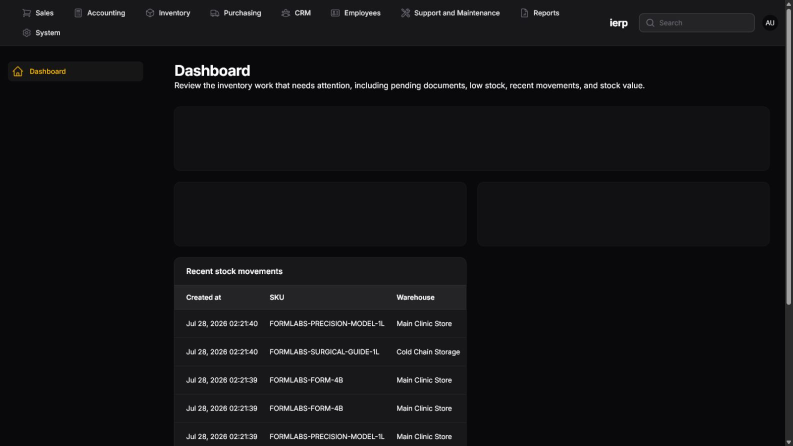
#> input picture artifacts/inventory-employee-crud-video/screenshots/00-dashboard.png, 1585 x 892 px (shown at 1/2 size); the run also reads 1 picture not shown here
$ python render_video.py
#> lines starting #> are read from the running program, lines starting #| are printed output that depends on the picture; after the words box and inside, x2 and y2 are one past the last pixel; in counts of white or black regions, pixels touching at a corner belong together
from __future__ import annotations

import subprocess
from dataclasses import dataclass
from pathlib import Path

from PIL import Image, ImageDraw, ImageFilter, ImageFont


ROOT = Path(__file__).resolve().parent
SCREENSHOTS = ROOT / "screenshots"
FRAMES = ROOT / "frames"
SEGMENTS = ROOT / "segments"
OUTPUT = ROOT / "ierp-real-employee-warehouse-crud.mp4"

WIDTH = 1920
HEIGHT = 1080
FPS = 24

BACKGROUND = "#07090d"
PANEL = "#11151d"
PANEL_BORDER = "#2b3340"
TEXT = "#f8fafc"
MUTED = "#abb3c0"
ACCENT = "#f59e0b"
ACCENT_DARK = "#4a3105"
CREATE = "#22c55e"
UPDATE = "#3b82f6"
DELETE = "#ef4444"
VERIFY = "#a855f7"

FONT_REGULAR = Path(r"C:\Windows\Fonts\segoeui.ttf")
FONT_SEMIBOLD = Path(r"C:\Windows\Fonts\seguisb.ttf")
FONT_BOLD = Path(r"C:\Windows\Fonts\segoeuib.ttf")


@dataclass(frozen=True)
class Scene:
    step: str
    action: str
    title: str
    description: str
    screenshot: str
    page: str
    duration: float = 7.0
    crop_y: float = 0.0


SCENES = (
    Scene(
        step="00",
        action="SCENARIO",
        title="Manage a warehouse record",
        description=(
            "A real employee workflow in IERP: inspect the current data, create a "
            "new warehouse, verify it, update it, then safely delete the unused "
            "demo record."
        ),
        screenshot="00-dashboard.png",
        page="Live admin dashboard",
        duration=7.0,
    ),
    Scene(
        step="01",
        action="INSPECT",
        title="Start from the Dashboard",
        description=(
            "The employee begins at the control center, opens Inventory, and "
            "moves to the warehouse configuration area."
        ),
        screenshot="00-dashboard.png",
        page="Dashboard → Inventory",
    ),
    Scene(
        step="02",
        action="INSPECT",
        title="Review existing warehouses",
        description=(
            "Check the current warehouse list before adding anything. This helps "
            "avoid duplicate codes and confirms the employee has permission to "
            "create a warehouse."
        ),
        screenshot="01-warehouses-before.png",
        page="Inventory → Configurations → Warehouses",
    ),
    Scene(
        step="03",
        action="CREATE",
        title="Open New warehouse",
        description=(
            "The employee starts a new record. Name and Code identify the "
            "warehouse; Address and active status support daily receiving and "
            "transfer work."
        ),
        screenshot="02-create-blank.png",
        page="Warehouses → New warehouse",
    ),
    Scene(
        step="04",
        action="CREATE",
        title="Enter the operational details",
        description=(
            "Use a unique code, a clear purpose-based name, and the physical "
            "address. The record stays active so it can be selected in future "
            "inventory operations."
        ),
        screenshot="03-create-filled.png",
        page="Create Warehouse form",
        duration=8.0,
    ),
    Scene(
        step="05",
        action="VERIFY",
        title="Create and verify the record",
        description=(
            "After saving, review the generated warehouse page. Confirm the code, "
            "name, address, active status, and that no stock or locations were "
            "attached accidentally."
        ),
        screenshot="04-created-view.png",
        page="View Warehouse",
        duration=8.0,
    ),
    Scene(
        step="06",
        action="UPDATE",
        title="Open the Edit form",
        description=(
            "When the operational purpose changes, use Edit instead of creating "
            "a duplicate warehouse. Existing identifiers remain visible for "
            "comparison."
        ),
        screenshot="05-edit-before.png",
        page="Warehouse → Edit",
    ),
    Scene(
        step="07",
        action="UPDATE",
        title="Correct the name and address",
        description=(
            "The employee changes the warehouse purpose from Receiving to "
            "Distribution and corrects the location from Gate 2 to Gate 3."
        ),
        screenshot="06-edit-filled.png",
        page="Edit Warehouse form",
        duration=8.0,
    ),
    Scene(
        step="08",
        action="VERIFY",
        title="Save the update",
        description=(
            "Save changes and wait for the confirmation notification. The new "
            "values are now used by future inventory activity."
        ),
        screenshot="07-updated-edit.png",
        page="Saved warehouse update",
    ),
    Scene(
        step="09",
        action="VERIFY",
        title="Review the persisted values",
        description=(
            "Open the View page again. Confirm the updated name and Gate 3 "
            "address before leaving the record."
        ),
        screenshot="08-updated-view.png",
        page="View updated warehouse",
    ),
    Scene(
        step="10",
        action="DELETE",
        title="Delete only when it is safe",
        description=(
            "The demo warehouse has no locations or stock rows, so deletion is "
            "safe. The employee checks the exact record and confirms the warning "
            "dialog."
        ),
        screenshot="09-delete-confirmation.png",
        page="Delete Warehouse confirmation",
        duration=9.0,
    ),
    Scene(
        step="11",
        action="VERIFY",
        title="Confirm cleanup",
        description=(
            "The active list returns to the original three warehouses. The tagged "
            "demo record is soft-deleted, so it is removed from operations while "
            "remaining recoverable if needed."
        ),
        screenshot="10-after-delete.png",
        page="Warehouses list after deletion",
        duration=8.0,
    ),
    Scene(
        step="✓",
        action="SUMMARY",
        title="The employee control pattern",
        description=(
            "Inspect existing data → Create the record → Verify saved details → "
            "Update when operations change → Verify again → Delete only an unused "
            "record → Confirm its removal from the active list."
        ),
        screenshot="01-warehouses-before.png",
        page="Safe create, update, and delete workflow",
        duration=10.0,
    ),
)


def font(path: Path, size: int) -> ImageFont.FreeTypeFont:
    return ImageFont.truetype(str(path), size)


def action_color(action: str) -> str:
    return {
        "CREATE": CREATE,
        "UPDATE": UPDATE,
        "DELETE": DELETE,
        "VERIFY": VERIFY,
    }.get(action, ACCENT)


def crop_to_ratio(image: Image.Image, ratio: float, y_fraction: float) -> Image.Image:
    source_ratio = image.width / image.height

    if source_ratio > ratio:
        crop_width = int(image.height * ratio)
        left = (image.width - crop_width) // 2
        return image.crop((left, 0, left + crop_width, image.height))

    crop_height = min(image.height, int(image.width / ratio))
    top_limit = max(0, image.height - crop_height)
    top = int(top_limit * min(max(y_fraction, 0.0), 1.0))

    return image.crop((0, top, image.width, top + crop_height))


def draw_wrapped(
    draw: ImageDraw.ImageDraw,
    value: str,
    xy: tuple[int, int],
    selected_font: ImageFont.FreeTypeFont,
    fill: str,
    max_width: int,
    line_spacing: int,
) -> int:
    words = value.split()
    lines: list[str] = []
    current = ""

    for word in words:
        candidate = f"{current} {word}".strip()
        width = draw.textbbox((0, 0), candidate, font=selected_font)[2]

        if current and width > max_width:
            lines.append(current)
            current = word
        else:
            current = candidate

    if current:
        lines.append(current)

    y = xy[1]

    for line in lines:
        draw.text((xy[0], y), line, font=selected_font, fill=fill)
        box = draw.textbbox((xy[0], y), line, font=selected_font)
        y += box[3] - box[1] + line_spacing

    return y


def rounded_mask(size: tuple[int, int], radius: int) -> Image.Image:
    mask = Image.new("L", size, 0)
    ImageDraw.Draw(mask).rounded_rectangle((0, 0, size[0], size[1]), radius=radius, fill=255)

    return mask


def paste_browser_card(canvas: Image.Image, scene: Scene) -> None:
    x1, y1, x2, y2 = (650, 130, 1848, 970)
    width = x2 - x1
    height = y2 - y1
    header_height = 58

    shadow = Image.new("RGBA", (width + 50, height + 50), (0, 0, 0, 0))
    shadow_draw = ImageDraw.Draw(shadow)
    shadow_draw.rounded_rectangle((25, 25, width + 25, height + 25), radius=24, fill=(0, 0, 0, 150))
    shadow = shadow.filter(ImageFilter.GaussianBlur(18))
    canvas.alpha_composite(shadow, (x1 - 25, y1 - 15))

    card = Image.new("RGBA", (width, height), PANEL)
    card_draw = ImageDraw.Draw(card)
    card_draw.rounded_rectangle((0, 0, width - 1, height - 1), radius=22, outline=PANEL_BORDER, width=2)
    card_draw.line((0, header_height, width, header_height), fill=PANEL_BORDER, width=2)

    for index, color in enumerate(("#ef4444", "#f59e0b", "#22c55e")):
        cx = 24 + index * 24
        card_draw.ellipse((cx, 20, cx + 12, 32), fill=color)

    card_draw.text((116, 14), scene.page, font=font(FONT_SEMIBOLD, 24), fill=MUTED)

    source = Image.open(SCREENSHOTS / scene.screenshot).convert("RGB")
    screenshot_size = (width - 4, height - header_height - 4)
    cropped = crop_to_ratio(source, screenshot_size[0] / screenshot_size[1], scene.crop_y)
    screenshot = cropped.resize(screenshot_size, Image.Resampling.LANCZOS).convert("RGBA")
    card.paste(screenshot, (2, header_height + 2), rounded_mask(screenshot_size, 18))
    canvas.alpha_composite(card, (x1, y1))


def render_scene(scene: Scene, index: int) -> Path:
    canvas = Image.new("RGBA", (WIDTH, HEIGHT), BACKGROUND)
    draw = ImageDraw.Draw(canvas)
    selected_action_color = action_color(scene.action)

    draw.rectangle((0, 0, 16, HEIGHT), fill=selected_action_color)
    draw.text((70, 54), "IERP REAL EMPLOYEE SCENARIO", font=font(FONT_SEMIBOLD, 24), fill=ACCENT)
    draw.text((1720, 54), f"{index + 1:02d}/{len(SCENES):02d}", font=font(FONT_SEMIBOLD, 22), fill=MUTED)

    number_box = (70, 128, 174, 232)
    draw.rounded_rectangle(number_box, radius=24, fill=PANEL, outline=selected_action_color, width=3)
    number_font = font(FONT_BOLD, 46 if len(scene.step) <= 2 else 40)
    bounds = draw.textbbox((0, 0), scene.step, font=number_font)
    number_x = number_box[0] + (number_box[2] - number_box[0] - (bounds[2] - bounds[0])) // 2
    number_y = number_box[1] + (number_box[3] - number_box[1] - (bounds[3] - bounds[1])) // 2 - 4
    draw.text((number_x, number_y), scene.step, font=number_font, fill=selected_action_color)

    action_width = draw.textbbox((0, 0), scene.action, font=font(FONT_BOLD, 20))[2] + 34
    draw.rounded_rectangle((70, 266, 70 + action_width, 306), radius=20, fill=selected_action_color)
    draw.text((87, 272), scene.action, font=font(FONT_BOLD, 20), fill="#ffffff")

    title_bottom = draw_wrapped(
        draw,
        scene.title,
        (70, 334),
        font(FONT_BOLD, 52),
        TEXT,
        520,
        8,
    )
    draw.line((70, title_bottom + 20, 530, title_bottom + 20), fill=PANEL_BORDER, width=2)

    description_bottom = draw_wrapped(
        draw,
        scene.description,
        (70, title_bottom + 56),
        font(FONT_REGULAR, 29),
        MUTED,
        520,
        13,
    )

    context_y = min(920, max(820, description_bottom + 44))
    draw.text((70, context_y), "EMPLOYEE ACTION", font=font(FONT_SEMIBOLD, 18), fill=selected_action_color)
    draw_wrapped(draw, scene.page, (70, context_y + 34), font(FONT_SEMIBOLD, 24), TEXT, 520, 4)

    paste_browser_card(canvas, scene)

    progress_x = 650
    progress_y = 1014
    progress_width = 1198
    draw.rounded_rectangle(
        (progress_x, progress_y, progress_x + progress_width, progress_y + 8),
        radius=4,
        fill=PANEL_BORDER,
    )
    completed = int(progress_width * (index + 1) / len(SCENES))
    draw.rounded_rectangle(
        (progress_x, progress_y, progress_x + completed, progress_y + 8),
        radius=4,
        fill=selected_action_color,
    )

    frame_path = FRAMES / f"scene-{index:02d}.png"
    canvas.convert("RGB").save(frame_path, quality=95)

    return frame_path


def run(command: list[str]) -> None:
    subprocess.run(command, check=True)


# [74 lines left out: functions render_segments, concatenate_segments, not called in this run]


def main() -> None:
    FRAMES.mkdir(parents=True, exist_ok=True)
    SEGMENTS.mkdir(parents=True, exist_ok=True)
    frame_paths = [render_scene(scene, index) for index, scene in enumerate(SCENES)]
#> in render_scene, `bounds = draw.textbbox((0, 0), scene.step, font=number_font)`: bounds = (0, 8, 59, 43)
#> in render_scene, `number_x = number_box[0] + (number_box[2] - number_box[0] - (bounds[2]..`: number_x = 92
#> in render_scene, `number_y = number_box[1] + (number_box[3] - number_box[1] - (bounds[3]..`: number_y = 158
#> in render_scene, `action_width = draw.textbbox((0, 0), scene.action, font=font(FONT_BOLD..`: action_width = 138
#> in render_scene, `title_bottom = draw_wrapped( draw, scene.title, (70, 334), font(FONT_B..`: title_bottom = 440
#> in render_scene, `description_bottom = draw_wrapped( draw, scene.description, (70, title..`: description_bottom = 695
#> in render_scene, `context_y = min(920, max(820, description_bottom + 44))`: context_y = 820
#> in paste_browser_card, `shadow = Image.new("RGBA", (width + 50, height + 50), (0, 0, 0, 0))`: shadow: PIL image 1248x890 RGBA; every value is 0
#> in paste_browser_card, source is the input picture: PIL image 1585x892 RGB; mean R, G, B 19.1, 19, 21
#> in rounded_mask, `mask = Image.new("L", size, 0)`: mask: PIL image 1194x778 L; every value is 0
#> in rounded_mask, `ImageDraw.Draw(mask).rounded_rectangle((0, 0, size[0], size[1]), radiu..`:
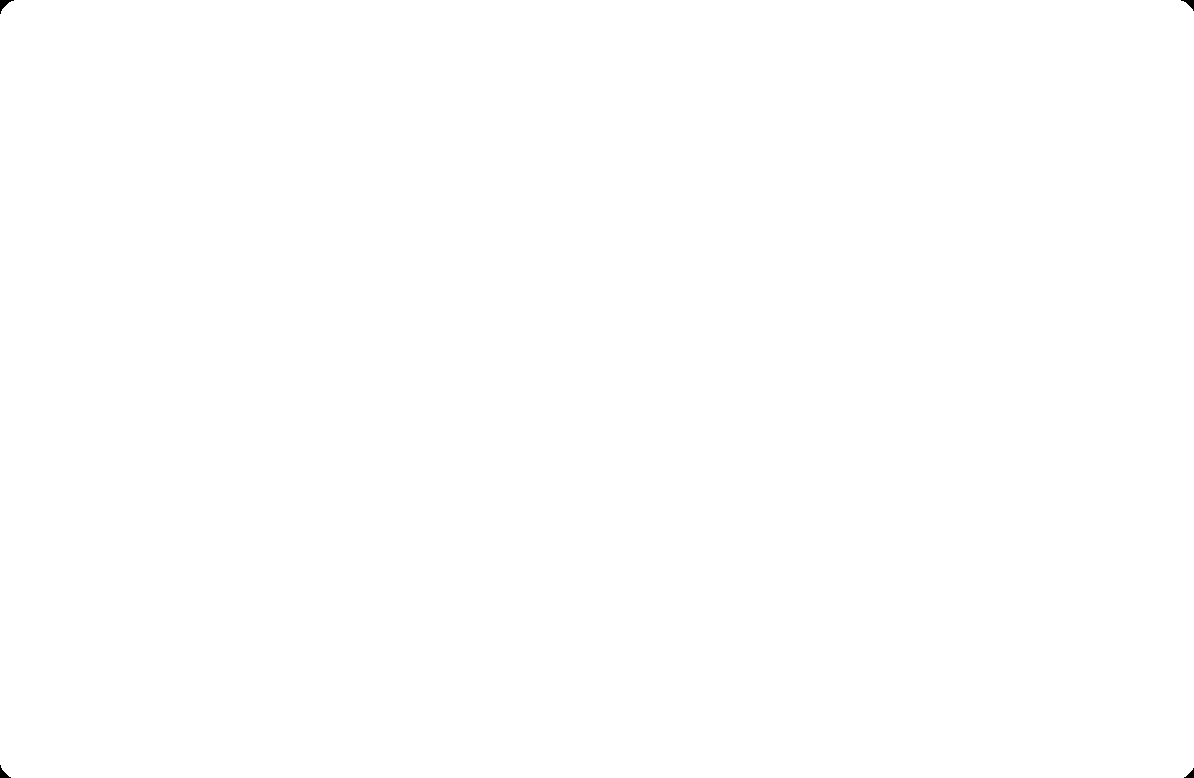
#> mask: PIL image 1194x778 L; 100% white; 4 black regions, box (x1, y1, x2, y2) and area: (0, 0, 14, 14) 74, (1181, 0, 1194, 11) 60, (0, 765, 11, 778) 60, (1184, 768, 1194, 778) 47
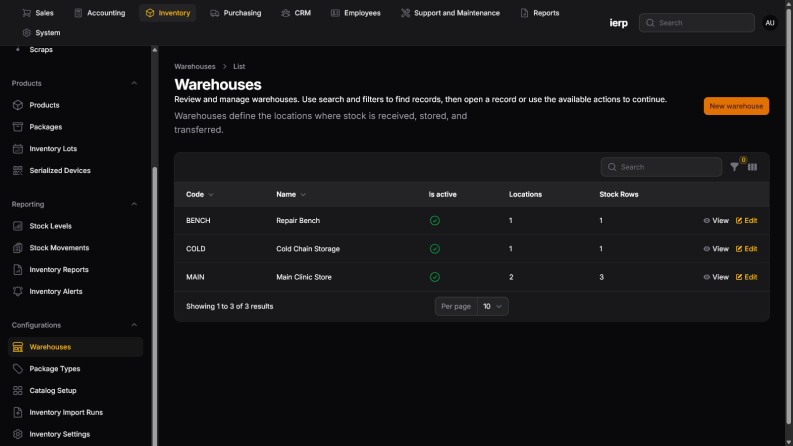
#> input picture artifacts/inventory-employee-crud-video/screenshots/01-warehouses-before.png, 1585 x 892 px (shown at 1/2 size)
#> in paste_browser_card, source is the input picture: PIL image 1585x892 RGB; mean R, G, B 21.9, 21.5, 23
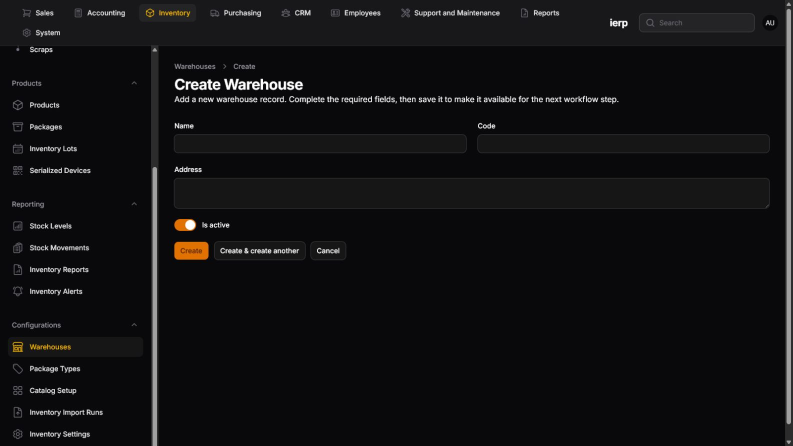
#> input picture artifacts/inventory-employee-crud-video/screenshots/02-create-blank.png, 1585 x 892 px (shown at 1/2 size)
#> in paste_browser_card, source is the input picture: PIL image 1585x892 RGB; mean R, G, B 17.3, 17, 18.5
#> in render_scene (call 5), `title_bottom = draw_wrapped( draw, scene.title, (70, 334), font(FONT_B..`: title_bottom = 442
#> in render_scene (call 5), `description_bottom = draw_wrapped( draw, scene.description, (70, title..`: description_bottom = 697
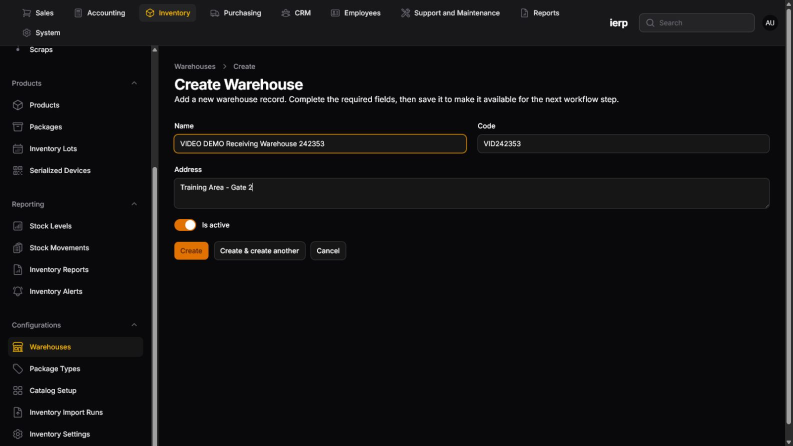
#> input picture artifacts/inventory-employee-crud-video/screenshots/03-create-filled.png, 1585 x 892 px (shown at 1/2 size)
#> in paste_browser_card, source is the input picture: PIL image 1585x892 RGB; mean R, G, B 17.8, 17.4, 18.7
#> in render_scene (call 5), `canvas.convert("RGB").save(frame_path, quality=95)`:
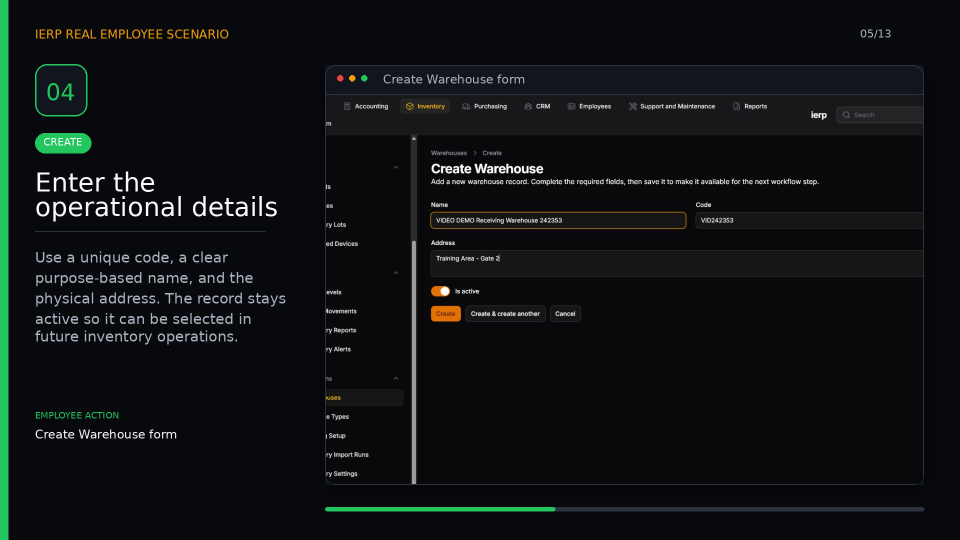
#> saved as scene-04.png: PIL image 1920x1080 RGB (shown at 1/2 size); mean R, G, B 15, 18.2, 19.6
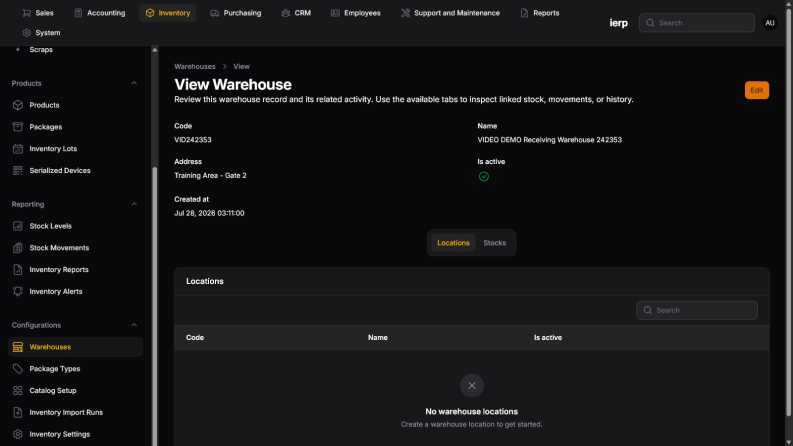
#> input picture artifacts/inventory-employee-crud-video/screenshots/04-created-view.png, 1585 x 892 px (shown at 1/2 size)
#> in paste_browser_card, source is the input picture: PIL image 1585x892 RGB; mean R, G, B 21.8, 21.6, 23.3
#> in paste_browser_card (call 6), `card.paste(screenshot, (2, header_height + 2), rounded_mask(screenshot..`:
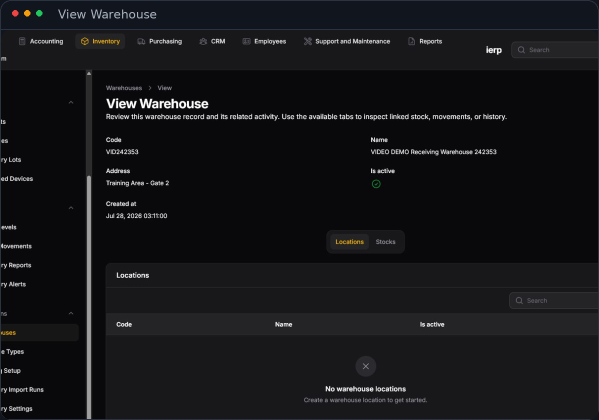
#> card: PIL image 1198x840 RGBA (shown at 1/2 size); mean R, G, B, A 21.2, 21.5, 23.8, 255
    segment_paths = render_segments(frame_paths)
    concatenate_segments(segment_paths)
    print(OUTPUT)


if __name__ == "__main__":
#> (the run stopped early here; a loop or call above may not have finished)
